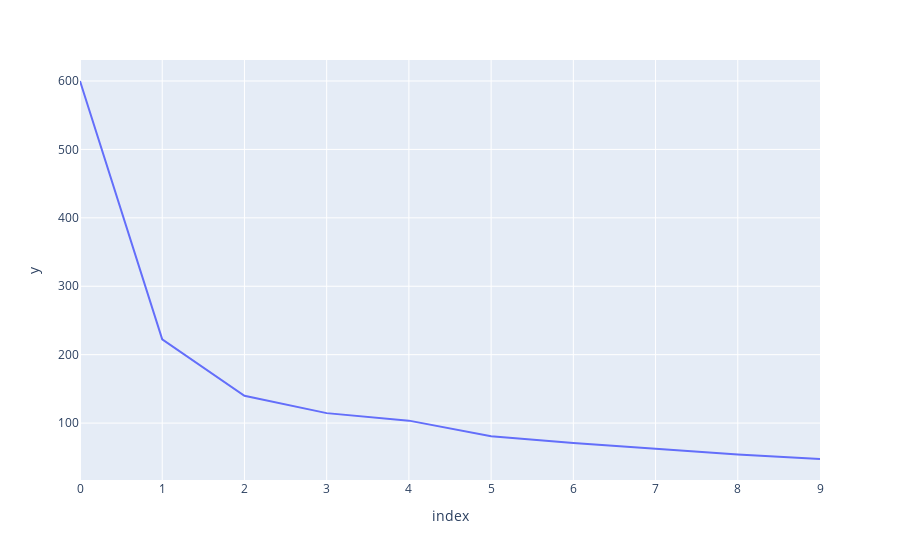

Here is the notebook cell this chart was saved with:
### Markdown cell above
As you can see, after $K=3$ or $K=4$ WCSS is not decreasing a whole lot.

### Code cell
fig= px.line(
    range(1, 11),
    y=wcss
)
fig.show()

### Figure 1 — Plotly figure (JSON) as saved in the notebook; plotly's stock layout.template omitted (floating-point values rounded to 4 significant figures)
{"data": [{"hovertemplate": "index=%{x}<br>y=%{y}<extra></extra>", "legendgroup": "", "line": {"color": "#636efa", "dash": "solid"}, "marker": {"symbol": "circle"}, "mode": "lines", "name": "", "orientation": "v", "showlegend": false, "type": "scatter", "x": [0, 1, 2, 3, 4, 5, 6, 7, 8, 9], "xaxis": "x", "y": [600.0, 222.4, 140.0, 114.6, 103.6, 80.73, 71.03, 63.03, 54.21, 47.52], "yaxis": "y"}], "layout": {"legend": {"tracegroupgap": 0}, "margin": {"t": 60}, "xaxis": {"anchor": "y", "domain": [0, 1], "title": {"text": "index"}}, "yaxis": {"anchor": "x", "domain": [0, 1], "title": {"text": "y"}}}}
